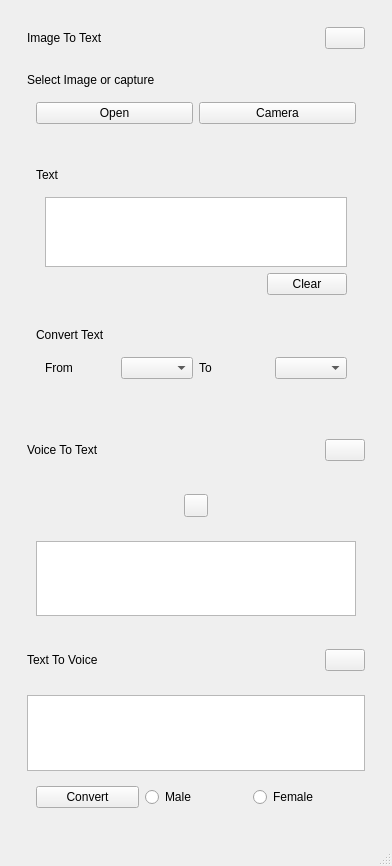
<?xml version="1.0" encoding="UTF-8"?>
<ui version="4.0">
 <class>MainWindow</class>
 <widget class="QMainWindow" name="MainWindow">
  <property name="geometry">
   <rect>
    <x>0</x>
    <y>0</y>
    <width>392</width>
    <height>866</height>
   </rect>
  </property>
  <property name="windowTitle">
   <string>MainWindow</string>
  </property>
  <widget class="QWidget" name="centralwidget">
   <layout class="QVBoxLayout" name="verticalLayout_10">
    <item>
     <widget class="QWidget" name="widget" native="true">
      <layout class="QVBoxLayout" name="verticalLayout_5">
       <item>
        <widget class="QWidget" name="widget_8" native="true">
         <layout class="QHBoxLayout" name="horizontalLayout_2">
          <item>
           <widget class="QLabel" name="label_6">
            <property name="text">
             <string>Image To Text</string>
            </property>
           </widget>
          </item>
          <item>
           <spacer name="horizontalSpacer">
            <property name="orientation">
             <enum>Qt::Horizontal</enum>
            </property>
            <property name="sizeHint" stdset="0">
             <size>
              <width>40</width>
              <height>20</height>
             </size>
            </property>
           </spacer>
          </item>
          <item>
           <widget class="QPushButton" name="image_hide_pb">
            <property name="text">
             <string/>
            </property>
           </widget>
          </item>
         </layout>
        </widget>
       </item>
       <item>
        <widget class="QWidget" name="image_converter_wd" native="true">
         <layout class="QVBoxLayout" name="verticalLayout">
          <item>
           <widget class="QLabel" name="label">
            <property name="text">
             <string>Select Image or capture</string>
            </property>
           </widget>
          </item>
          <item>
           <widget class="QWidget" name="widget_3" native="true">
            <layout class="QHBoxLayout" name="horizontalLayout">
             <item>
              <widget class="QPushButton" name="open_file_pb">
               <property name="text">
                <string>Open</string>
               </property>
              </widget>
             </item>
             <item>
              <widget class="QPushButton" name="open_camera_pb">
               <property name="text">
                <string>Camera</string>
               </property>
              </widget>
             </item>
            </layout>
           </widget>
          </item>
          <item>
           <widget class="QWidget" name="widget_4" native="true">
            <layout class="QVBoxLayout" name="verticalLayout_2">
             <item>
              <layout class="QHBoxLayout" name="horizontalLayout_10">
               <property name="spacing">
                <number>0</number>
               </property>
               <item>
                <widget class="QLabel" name="image_label_lb">
                 <property name="text">
                  <string/>
                 </property>
                </widget>
               </item>
              </layout>
             </item>
             <item>
              <widget class="QLabel" name="label_2">
               <property name="text">
                <string>Text</string>
               </property>
              </widget>
             </item>
             <item>
              <widget class="QWidget" name="widget_5" native="true">
               <layout class="QVBoxLayout" name="verticalLayout_3">
                <item>
                 <widget class="QTextEdit" name="image_text_te"/>
                </item>
                <item>
                 <layout class="QHBoxLayout" name="horizontalLayout_6">
                  <item>
                   <spacer name="horizontalSpacer_6">
                    <property name="orientation">
                     <enum>Qt::Horizontal</enum>
                    </property>
                    <property name="sizeHint" stdset="0">
                     <size>
                      <width>40</width>
                      <height>20</height>
                     </size>
                    </property>
                   </spacer>
                  </item>
                  <item>
                   <widget class="QPushButton" name="clear_text">
                    <property name="text">
                     <string>Clear</string>
                    </property>
                   </widget>
                  </item>
                 </layout>
                </item>
               </layout>
              </widget>
             </item>
            </layout>
           </widget>
          </item>
          <item>
           <widget class="QWidget" name="widget_6" native="true">
            <layout class="QVBoxLayout" name="verticalLayout_4">
             <item>
              <widget class="QLabel" name="label_3">
               <property name="text">
                <string>Convert Text</string>
               </property>
              </widget>
             </item>
             <item>
              <widget class="QWidget" name="widget_7" native="true">
               <layout class="QHBoxLayout" name="horizontalLayout_8">
                <item>
                 <widget class="QLabel" name="label_4">
                  <property name="text">
                   <string>From</string>
                  </property>
                 </widget>
                </item>
                <item>
                 <widget class="QComboBox" name="from_lang_cb"/>
                </item>
                <item>
                 <widget class="QLabel" name="label_5">
                  <property name="text">
                   <string>To</string>
                  </property>
                 </widget>
                </item>
                <item>
                 <widget class="QComboBox" name="to_lang_cb"/>
                </item>
               </layout>
              </widget>
             </item>
            </layout>
           </widget>
          </item>
         </layout>
        </widget>
       </item>
      </layout>
     </widget>
    </item>
    <item>
     <widget class="QWidget" name="widget_9" native="true">
      <layout class="QVBoxLayout" name="verticalLayout_8">
       <item>
        <widget class="QWidget" name="widget_10" native="true">
         <layout class="QHBoxLayout" name="horizontalLayout_3">
          <item>
           <widget class="QLabel" name="label_7">
            <property name="text">
             <string>Voice To Text</string>
            </property>
           </widget>
          </item>
          <item>
           <spacer name="horizontalSpacer_2">
            <property name="orientation">
             <enum>Qt::Horizontal</enum>
            </property>
            <property name="sizeHint" stdset="0">
             <size>
              <width>40</width>
              <height>20</height>
             </size>
            </property>
           </spacer>
          </item>
          <item>
           <widget class="QPushButton" name="voice_hide_pb">
            <property name="text">
             <string/>
            </property>
           </widget>
          </item>
         </layout>
        </widget>
       </item>
       <item>
        <widget class="QWidget" name="voice_wd" native="true">
         <layout class="QVBoxLayout" name="verticalLayout_7">
          <item>
           <widget class="QWidget" name="widget_12" native="true">
            <layout class="QHBoxLayout" name="horizontalLayout_4">
             <item>
              <spacer name="horizontalSpacer_3">
               <property name="orientation">
                <enum>Qt::Horizontal</enum>
               </property>
               <property name="sizeHint" stdset="0">
                <size>
                 <width>40</width>
                 <height>20</height>
                </size>
               </property>
              </spacer>
             </item>
             <item>
              <widget class="QToolButton" name="recording_pb">
               <property name="text">
                <string/>
               </property>
               <property name="checkable">
                <bool>true</bool>
               </property>
              </widget>
             </item>
             <item>
              <spacer name="horizontalSpacer_4">
               <property name="orientation">
                <enum>Qt::Horizontal</enum>
               </property>
               <property name="sizeHint" stdset="0">
                <size>
                 <width>40</width>
                 <height>20</height>
                </size>
               </property>
              </spacer>
             </item>
            </layout>
           </widget>
          </item>
          <item>
           <widget class="QWidget" name="widget_13" native="true">
            <layout class="QVBoxLayout" name="verticalLayout_6">
             <item>
              <widget class="QTextEdit" name="voice_text_te"/>
             </item>
            </layout>
           </widget>
          </item>
         </layout>
        </widget>
       </item>
       <item>
        <widget class="QWidget" name="widget_15" native="true">
         <layout class="QHBoxLayout" name="horizontalLayout_5">
          <item>
           <widget class="QLabel" name="label_8">
            <property name="text">
             <string>Text To Voice</string>
            </property>
           </widget>
          </item>
          <item>
           <spacer name="horizontalSpacer_5">
            <property name="orientation">
             <enum>Qt::Horizontal</enum>
            </property>
            <property name="sizeHint" stdset="0">
             <size>
              <width>40</width>
              <height>20</height>
             </size>
            </property>
           </spacer>
          </item>
          <item>
           <widget class="QPushButton" name="text_voice_pb">
            <property name="text">
             <string/>
            </property>
           </widget>
          </item>
         </layout>
        </widget>
       </item>
       <item>
        <widget class="QWidget" name="text_wd" native="true">
         <layout class="QVBoxLayout" name="verticalLayout_11">
          <item>
           <widget class="QTextEdit" name="text_voice_te"/>
          </item>
          <item>
           <widget class="QWidget" name="widget_17" native="true">
            <layout class="QHBoxLayout" name="horizontalLayout_7">
             <item>
              <widget class="QPushButton" name="convert_pb">
               <property name="text">
                <string>Convert</string>
               </property>
              </widget>
             </item>
             <item>
              <widget class="QRadioButton" name="male_rb">
               <property name="text">
                <string>Male</string>
               </property>
              </widget>
             </item>
             <item>
              <widget class="QRadioButton" name="female_rb">
               <property name="text">
                <string>Female</string>
               </property>
              </widget>
             </item>
            </layout>
           </widget>
          </item>
         </layout>
        </widget>
       </item>
      </layout>
     </widget>
    </item>
   </layout>
  </widget>
  <widget class="QMenuBar" name="menubar">
   <property name="geometry">
    <rect>
     <x>0</x>
     <y>0</y>
     <width>392</width>
     <height>21</height>
    </rect>
   </property>
  </widget>
  <widget class="QStatusBar" name="statusbar"/>
 </widget>
 <resources/>
 <connections/>
</ui>
